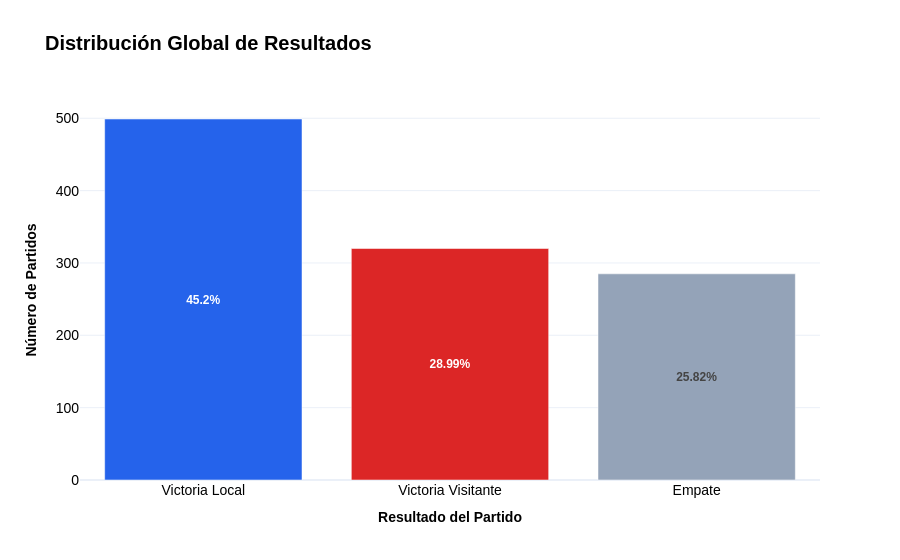

The code cell stored with this chart in its notebook:
### Code cell
# Preparar los datos de resultados

# Mapeamos los códigos originales (H, D, A) a nombres más descriptivos
result_map = {'H': 'Victoria Local', 'D': 'Empate', 'A': 'Victoria Visitante'}
df_results = df['FTR'].map(result_map).value_counts().reset_index()
df_results.columns = ['Resultado', 'Partidos']

# Calcular porcentajes para mostrar en el gráfico
total_matches = df_results['Partidos'].sum()
df_results['Porcentaje'] = (df_results['Partidos'] / total_matches * 100).round(2)

# Crear la visualización con Plotly
fig = px.bar(
    df_results, 
    x='Resultado', 
    y='Partidos',
    text=df_results['Porcentaje'].apply(lambda x: f"<b>{x}%</b>"), 
    color='Resultado',
    color_discrete_map={
        'Victoria Local': '#2563eb',      
        'Empate': '#94a3b8',              
        'Victoria Visitante': '#dc2626'   
    },
    title='<b>Distribución Global de Resultados</b>'
)

fig.update_traces(insidetextanchor='middle')

# Estilizar el gráfico 
fig.update_layout(
    xaxis_title='<b>Resultado del Partido</b>',
    yaxis_title='<b>Número de Partidos</b>',
    title_font=dict(size=20, family='Arial', color='black'),
    template='plotly_white',
    showlegend=False,
    font=dict(family="Arial", size=12, color="black")
)

fig.update_xaxes(tickfont=dict(family='Arial', size=14, color='black'))
fig.update_yaxes(tickfont=dict(family='Arial', size=14, color='black'))

fig.show()

### Figure 1 — Plotly figure (JSON) as saved in the notebook; plotly's stock layout.template omitted (floating-point values rounded to 4 significant figures)
{"data": [{"hovertemplate": "Resultado=%{x}<br>Partidos=%{y}<br>text=%{text}<extra></extra>", "insidetextanchor": "middle", "legendgroup": "Victoria Local", "marker": {"color": "#2563eb", "pattern": {"shape": ""}}, "name": "Victoria Local", "orientation": "v", "showlegend": true, "text": ["<b>45.2%</b>"], "textposition": "auto", "type": "bar", "x": ["Victoria Local"], "xaxis": "x", "y": [499], "yaxis": "y"}, {"hovertemplate": "Resultado=%{x}<br>Partidos=%{y}<br>text=%{text}<extra></extra>", "insidetextanchor": "middle", "legendgroup": "Victoria Visitante", "marker": {"color": "#dc2626", "pattern": {"shape": ""}}, "name": "Victoria Visitante", "orientation": "v", "showlegend": true, "text": ["<b>28.99%</b>"], "textposition": "auto", "type": "bar", "x": ["Victoria Visitante"], "xaxis": "x", "y": [320], "yaxis": "y"}, {"hovertemplate": "Resultado=%{x}<br>Partidos=%{y}<br>text=%{text}<extra></extra>", "insidetextanchor": "middle", "legendgroup": "Empate", "marker": {"color": "#94a3b8", "pattern": {"shape": ""}}, "name": "Empate", "orientation": "v", "showlegend": true, "text": ["<b>25.82%</b>"], "textposition": "auto", "type": "bar", "x": ["Empate"], "xaxis": "x", "y": [285], "yaxis": "y"}], "layout": {"barmode": "relative", "font": {"color": "black", "family": "Arial", "size": 12}, "legend": {"title": {"text": "Resultado"}, "tracegroupgap": 0}, "showlegend": false, "title": {"font": {"color": "black", "family": "Arial", "size": 20}, "text": "<b>Distribución Global de Resultados</b>"}, "xaxis": {"anchor": "y", "categoryarray": ["Victoria Local", "Victoria Visitante", "Empate"], "categoryorder": "array", "domain": [0, 1], "tickfont": {"color": "black", "family": "Arial", "size": 14}, "title": {"text": "<b>Resultado del Partido</b>"}}, "yaxis": {"anchor": "x", "domain": [0, 1], "tickfont": {"color": "black", "family": "Arial", "size": 14}, "title": {"text": "<b>Número de Partidos</b>"}}}}
